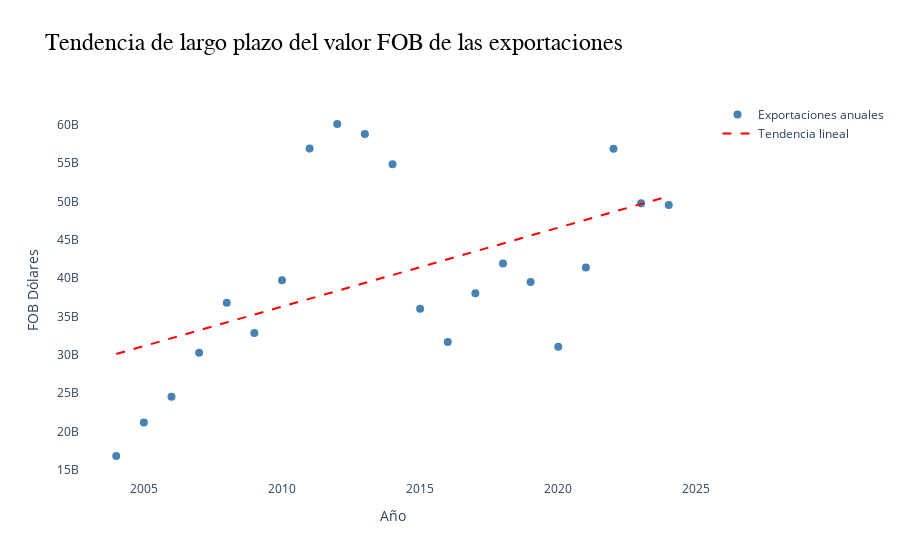

Notebook source saved alongside this figure:
### Code cell
y_pred = intercept + slope * x

fig = go.Figure()

fig.add_trace(go.Scatter(
    x=x,
    y=y,
    mode="markers",
    name="Exportaciones anuales",
    marker=dict(color="steelblue", size=8)
))

fig.add_trace(go.Scatter(
    x=x,
    y=y_pred,
    mode="lines",
    name="Tendencia lineal",
    line=dict(color="red", dash="dash")
))

fig.update_layout(
    title="Tendencia de largo plazo del valor FOB de las exportaciones",
    xaxis_title="Año",
    yaxis_title="FOB Dólares",
    title_font=dict(size=24, family="Arial", color="black"),
    xaxis_tickfont=dict(size=12),
    yaxis_tickfont=dict(size=12),
    plot_bgcolor="white",
    showlegend=True
)
fig.show()

### Figure 1 — Plotly figure (JSON) as saved in the notebook; plotly's stock layout.template omitted (floating-point values rounded to 4 significant figures)
{"data": [{"marker": {"color": "steelblue", "size": 8}, "mode": "markers", "name": "Exportaciones anuales", "type": "scatter", "x": [2004, 2005, 2006, 2007, 2008, 2009, 2010, 2011, 2012, 2013, 2014, 2015, 2016, 2017, 2018, 2019, 2020, 2021, 2022, 2023, 2024], "y": [16790000000.0, 21150000000.0, 24510000000.0, 30280000000.0, 36790000000.0, 32850000000.0, 39710000000.0, 56910000000.0, 60130000000.0, 58830000000.0, 54860000000.0, 36020000000.0, 31660000000.0, 38020000000.0, 41900000000.0, 39490000000.0, 31060000000.0, 41390000000.0, 56910000000.0, 49770000000.0, 49560000000.0]}, {"line": {"color": "red", "dash": "dash"}, "mode": "lines", "name": "Tendencia lineal", "type": "scatter", "x": [2004, 2005, 2006, 2007, 2008, 2009, 2010, 2011, 2012, 2013, 2014, 2015, 2016, 2017, 2018, 2019, 2020, 2021, 2022, 2023, 2024], "y": [30100000000.0, 31130000000.0, 32160000000.0, 33200000000.0, 34230000000.0, 35260000000.0, 36290000000.0, 37320000000.0, 38350000000.0, 39380000000.0, 40410000000.0, 41440000000.0, 42470000000.0, 43500000000.0, 44530000000.0, 45560000000.0, 46590000000.0, 47620000000.0, 48650000000.0, 49680000000.0, 50710000000.0]}], "layout": {"plot_bgcolor": "white", "showlegend": true, "title": {"font": {"color": "black", "family": "Arial", "size": 24}, "text": "Tendencia de largo plazo del valor FOB de las exportaciones"}, "xaxis": {"tickfont": {"size": 12}, "title": {"text": "Año"}}, "yaxis": {"tickfont": {"size": 12}, "title": {"text": "FOB Dólares"}}}}
